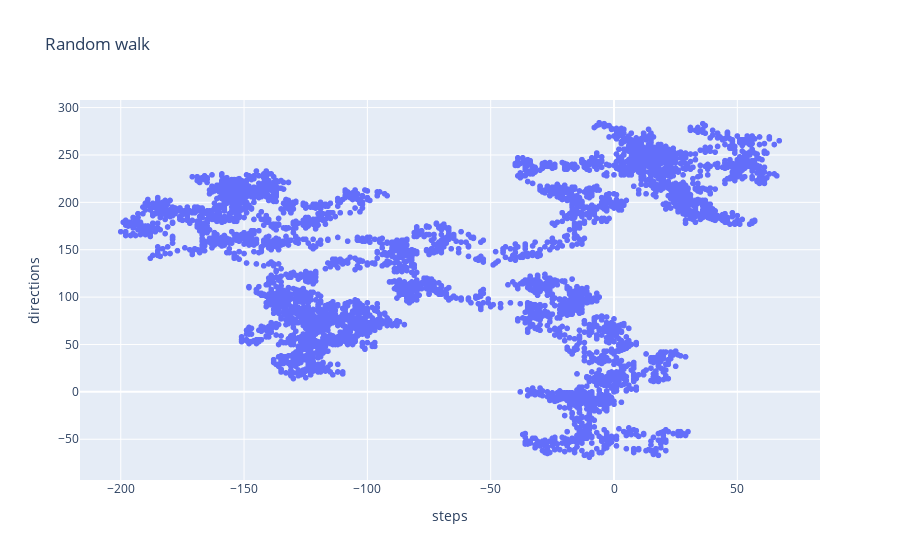

Notebook code cell kept with this figure:
### Code cell
import plotly.express as px

rw = Randomwalk() 
rw.fill_walk()

#visualize the random walk
title = "Random walk" 
labels = {'x':'steps','y': 'directions'}
fig = px.scatter(x=rw.x_values, y=rw.y_values,title=title,labels=labels)
fig.show()

### Figure 1 — Plotly figure (JSON) as saved in the notebook; plotly's stock layout.template omitted (floating-point values rounded to 4 significant figures; data arrays with more than 128 entries replaced by an {"elided": "..."} marker saying what was removed)
{"data": [{"hovertemplate": "steps=%{x}<br>directions=%{y}<extra></extra>", "legendgroup": "", "marker": {"color": "#636efa", "symbol": "circle"}, "mode": "markers", "name": "", "showlegend": false, "type": "scattergl", "x": {"elided": "5000 int values"}, "xaxis": "x", "y": {"elided": "5000 int values"}, "yaxis": "y"}], "layout": {"legend": {"tracegroupgap": 0}, "title": {"text": "Random walk"}, "xaxis": {"anchor": "y", "domain": [0, 1], "title": {"text": "steps"}}, "yaxis": {"anchor": "x", "domain": [0, 1], "title": {"text": "directions"}}}}
